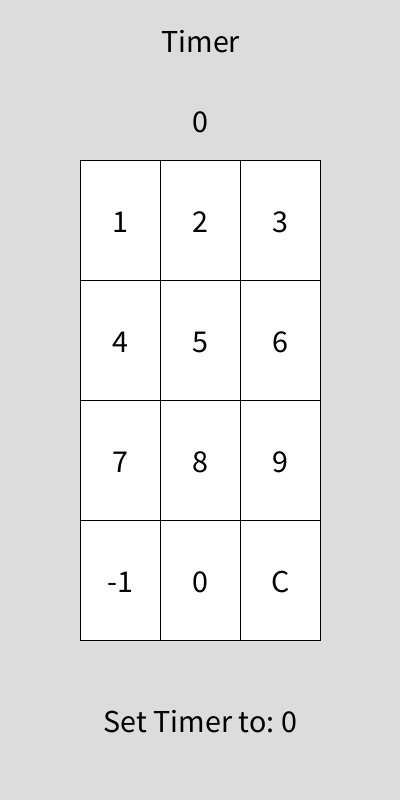
Frame 1 (no input)
Frame 60 (the mouse pressed at the canvas centre just before this capture): identical to frame 1, image omitted
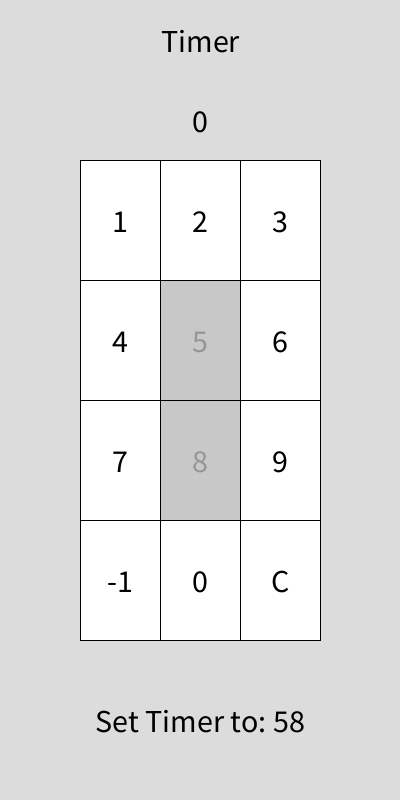
Frame 120 (the mouse held since frame 60 and released just before this capture)

The Processing sketch that drew these frames (run headless with seeded random() and noise(); from frame 60 on, the mouse is pressed at the canvas centre):

// Processing sketch: numpad2_0
// ── numpad2_0.pde
int[][] numberPad = new int[4][3]; // 4 x 3
int timer = 0;
int currentNumber = 0;
boolean timerRunning = false;
int previousTime = 0;
int countdownInterval = 1000; // 1 second 

void setup() {
  size(400, 800);
  initializeNumberPad();
  textAlign(CENTER, CENTER);
  textSize(32);
  frameRate(24); 
}

void draw() {
  background(220);
  drawNumberPad();
  drawTimer();
  
  if (timerRunning) {
    int currentTime = millis();
    if (currentTime - previousTime >= countdownInterval) {
      timer--;
      previousTime = currentTime;
    }
    if (timer <= 0) {
      timer = 0;
      timerRunning = false;
    }
  }
}
void mousePressed() {
  checkButtonClick();
}

void initializeNumberPad() {
  int num = 1;
  for (int i = 0; i < 4; i++) {
    for (int j = 0; j < 3; j++) {
      numberPad[i][j] = num++;
    }
  }
    // Change bottom left to enter
  numberPad[3][0] = -1; // -1 = enter
  // Add 0
  numberPad[3][1] = 0;
}

void drawNumberPad() {
  float padWidth = width * 3/5;
  float padHeight = height * 3/5;
  float startX = (width - padWidth) / 2;
  float startY = (height - padHeight) / 2;

  for (int i = 0; i < 4; i++) {
    for (int j = 0; j < 3; j++) {
      float x = startX + j * (padWidth / 3);
      float y = startY + i * (padHeight / 4);
      int number = numberPad[i][j];
      boolean hovering = mouseX >= x && mouseX <= x + padWidth / 3 && mouseY >= y && mouseY <= y + padHeight / 4;

      fill(hovering ? 200 : 255);
      rect(x, y, padWidth / 3, padHeight / 4);

      fill(hovering ? 150 : 0);
      text(number, x + padWidth / 6, y + padHeight / 8);
    }
  }
  // clear button draw
  float clearX = startX + 2 * (padWidth / 3);
  float clearY = startY + 3 * (padHeight / 4);
  boolean clearHovering = mouseX >= clearX && mouseX <= clearX + padWidth / 3 && mouseY >= clearY && mouseY <= clearY + padHeight / 4;
  fill(clearHovering ? 200 : 255);
  rect(clearX, clearY, padWidth / 3, padHeight / 4);
  fill(clearHovering ? 150 : 0);
  text("C", clearX + padWidth / 6, clearY + padHeight / 8);

  // numbers entered display
  fill(0);
  text("Set Timer to: " + currentNumber, width / 2, height * 0.9);
}

void drawTimer() {
  fill(0);
  textSize(width/height * 20);
  text("Timer", width / 2, height * 0.05);
  text(timer, width / 2, height * 0.15);

}

void checkButtonClick() {
  float padWidth = width * 0.6;
  float padHeight = height * 0.6;
  float startX = (width - padWidth) / 2;
  float startY = (height - padHeight) / 2;

  for (int i = 0; i < 4; i++) {
    for (int j = 0; j < 3; j++) {
      float x = startX + j * (padWidth / 3);
      float y = startY + i * (padHeight / 4);
      if (mouseX >= x && mouseX <= x + padWidth / 3 && mouseY >= y && mouseY <= y + padHeight / 4) {
        int number = numberPad[i][j];
        if (number >= 0 && number <= 9) {
          currentNumber = currentNumber * 10 + number;
        } else if (number == 0) {
          currentNumber = currentNumber * 10;
        }
      }
    }
  }
  // Checking clear
  float clearX = startX + 2 * (padWidth / 3);
  float clearY = startY + 3 * (padHeight / 4);
  if (mouseX >= clearX && mouseX <= clearX + padWidth / 3 && mouseY >= clearY && mouseY <= clearY + padHeight / 4) {
    currentNumber = 0;
    timer = 0;
    timerRunning = false;
  }
}

void keyPressed() {
  if (key == '\n' && !timerRunning) { 
    timer = currentNumber;
    currentNumber = 0;
    timerRunning = true;
    previousTime = millis();
  }
}
